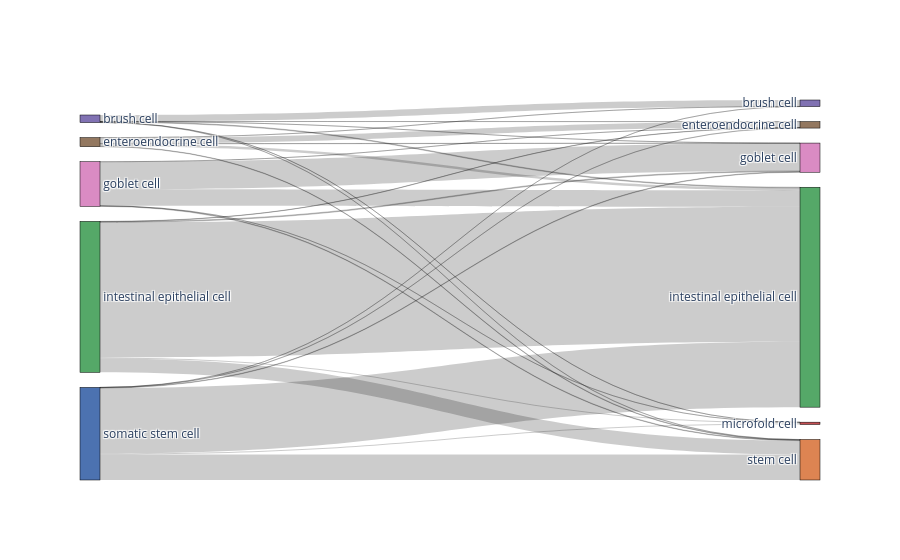
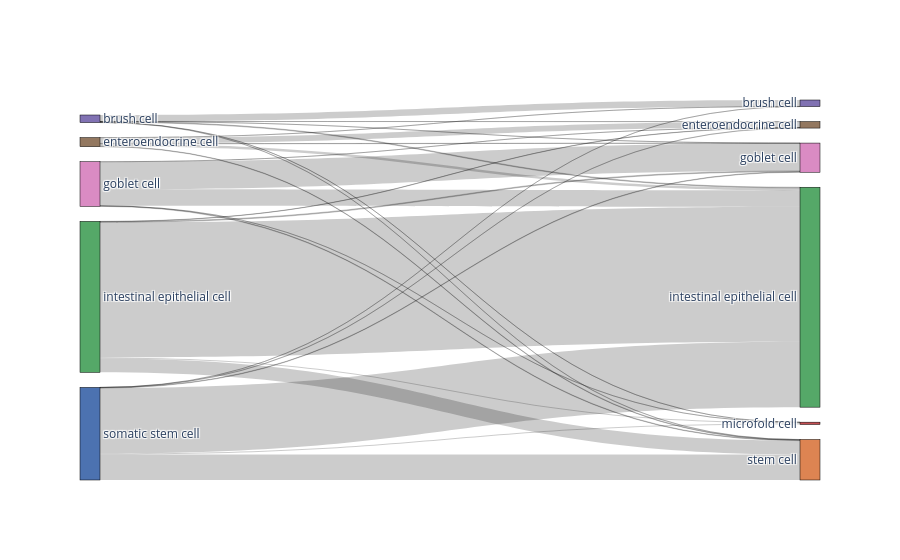

Notebook code for these charts, in order:
### Code cell
%matplotlib inline

bc.tl.report(
    adata_pred=adata_predicted,
    celltype=celltype_test, 
    method=method, 
    analysis_name=analysis_name,
    train_datasets = adata_trains,
    test_dataset = adata_orig,
    merge = merge,
    name_prediction='auto_annot', 
    name_report='auto_annot', 
    use_raw=use_raw,
    remove_nonshared=True, 
    clustering='leiden', 
    asymmetric_matrix=True, 
    delimiter='\t', 
    verbose=True
)

### Figure 1 — Plotly figure (JSON) as saved in the notebook; plotly's stock layout.template omitted (floating-point values rounded to 4 significant figures)
{"data": [{"link": {"source": [2, 2, 2, 2, 2, 1, 1, 1, 1, 1, 1, 0, 0, 0, 0, 0, 4, 4, 4, 4, 4, 3, 3, 3, 3, 3, 3], "target": [10, 8, 7, 9, 6, 10, 8, 7, 9, 5, 6, 10, 8, 7, 9, 6, 10, 8, 7, 5, 6, 10, 8, 7, 9, 5, 6], "value": [496, 4825, 29, 36, 9, 910, 2333, 17, 40, 2, 7, 18, 586, 987, 3, 2, 16, 87, 8, 2, 212, 7, 26, 1, 4, 231, 2]}, "node": {"color": ["#da8bc3", "#4c72b0", "#55a868", "#8172b3", "#937860", "#8172b3", "#937860", "#da8bc3", "#55a868", "#c44e52", "#dd8452"], "label": ["goblet cell", "somatic stem cell", "intestinal epithelial cell", "brush cell", "enteroendocrine cell", "brush cell", "enteroendocrine cell", "goblet cell", "intestinal epithelial cell", "microfold cell", "stem cell"], "line": {"color": "black", "width": 0.5}, "pad": 15, "thickness": 20}, "type": "sankey"}], "layout": {}}

### Figure 2 — Plotly figure (JSON) as saved in the notebook; plotly's stock layout.template omitted (floating-point values rounded to 4 significant figures)
{"data": [{"link": {"source": [2, 2, 2, 2, 2, 1, 1, 1, 1, 1, 1, 0, 0, 0, 0, 0, 4, 4, 4, 4, 4, 3, 3, 3, 3, 3, 3], "target": [10, 8, 7, 9, 6, 10, 8, 7, 9, 5, 6, 10, 8, 7, 9, 6, 10, 8, 7, 5, 6, 10, 8, 7, 9, 5, 6], "value": [496, 4825, 29, 36, 9, 910, 2333, 17, 40, 2, 7, 18, 586, 987, 3, 2, 16, 87, 8, 2, 212, 7, 26, 1, 4, 231, 2]}, "node": {"color": ["#da8bc3", "#4c72b0", "#55a868", "#8172b3", "#937860", "#8172b3", "#937860", "#da8bc3", "#55a868", "#c44e52", "#dd8452"], "label": ["goblet cell", "somatic stem cell", "intestinal epithelial cell", "brush cell", "enteroendocrine cell", "brush cell", "enteroendocrine cell", "goblet cell", "intestinal epithelial cell", "microfold cell", "stem cell"], "line": {"color": "black", "width": 0.5}, "pad": 15, "thickness": 20}, "type": "sankey"}], "layout": {}}
